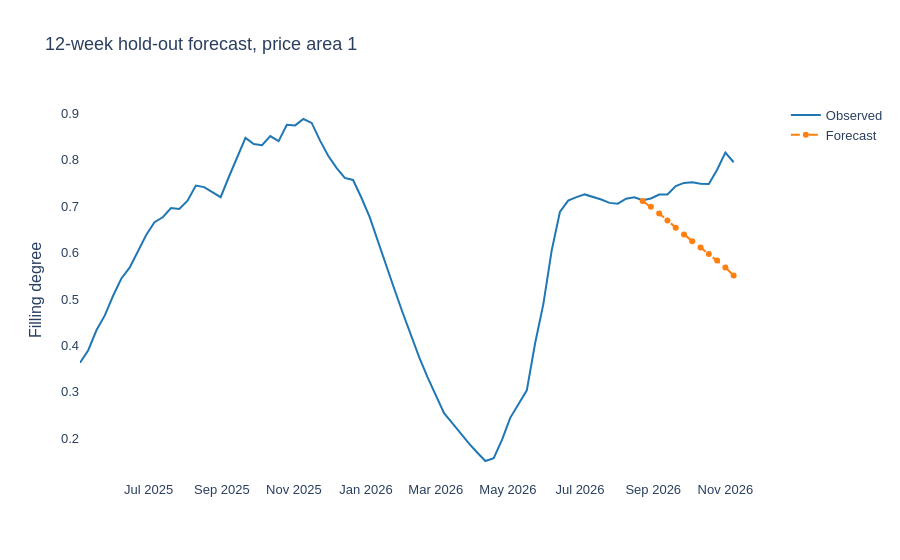

Notebook code for this chart:
### Code cell
fc, actual, mae, naive_mae = holdout_eval(y, horizon=12, history_weeks=260)
print(f"MAE model: {mae:.4f} | MAE naive (last value): {naive_mae:.4f}")

fig = go.Figure()
fig.add_scatter(x=y.index[-80:], y=y.iloc[-80:], name="Observed")
fig.add_scatter(x=fc.index, y=fc.values, name="Forecast", line=dict(dash="dash"))
fig.update_layout(title="12-week hold-out forecast, price area 1", yaxis_title="Filling degree")
fig
